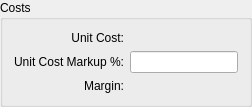
          <widget class="QGroupBox" name="_costGroup">
           <property name="title">
            <string>Costs</string>
           </property>
           <layout class="QGridLayout">
            <item row="0" column="2">
             <widget class="CurrCluster" name="_unitCost">
              <property name="format">
               <enum>CurrDisplay::Cost</enum>
              </property>
              <property name="currencyEditable" stdset="0">
               <bool>false</bool>
              </property>
              <property name="currencyVisible">
               <bool>false</bool>
              </property>
              <property name="enabled">
                <bool>false</bool>
              </property>
             </widget>
            </item>
            <item row="0" column="1">
             <widget class="QLabel" name="_unitCostLit">
              <property name="text">
               <string>Unit Cost:</string>
              </property>
              <property name="alignment">
               <set>Qt::AlignRight|Qt::AlignTrailing|Qt::AlignVCenter</set>
              </property>
             </widget>
            </item>
            <item row="5" column="2">
             <widget class="XLineEdit" name="_markupFromUnitCost">
              <property name="alignment">
               <set>Qt::AlignRight|Qt::AlignTrailing|Qt::AlignVCenter</set>
              </property>
             </widget>
            </item>
            <item row="8" column="1">
             <spacer>
              <property name="orientation">
               <enum>Qt::Vertical</enum>
              </property>
              <property name="sizeHint" stdset="0">
               <size>
                <width>20</width>
                <height>0</height>
               </size>
              </property>
             </spacer>
            </item>
            <item row="6" column="2">
             <widget class="CurrDisplay" name="_margin"/>
            </item>
            <item row="6" column="1">
             <widget class="QLabel" name="_marginLit">
              <property name="text">
               <string>Margin:</string>
              </property>
              <property name="alignment">
               <set>Qt::AlignRight|Qt::AlignTrailing|Qt::AlignVCenter</set>
              </property>
             </widget>
            </item>
            <item row="5" column="1">
             <widget class="QLabel" name="_markupFromUnitCostLit">
              <property name="text">
               <string>Unit Cost Markup %:</string>
              </property>
              <property name="alignment">
               <set>Qt::AlignRight|Qt::AlignTrailing|Qt::AlignVCenter</set>
              </property>
             </widget>
            </item>
           </layout>
          </widget>
